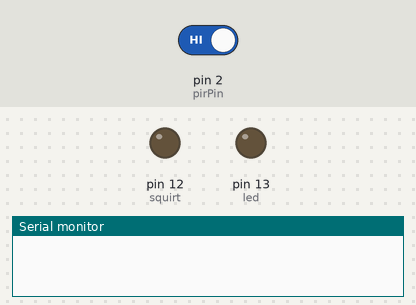
The sketch below on a simulated Arduino Uno, built with avr-gcc and run on an emulated ATmega328P. On the bench: output pins drawn as LEDs (lit = HIGH), the last lines printed to the serial monitor. The inputs (shaded band) are chosen by the test bench; at power-on: pin 2 (pirPin) HIGH.

Above: at 1.2 s.
1.3 s: pin 2 (pirPin) driven LOW
At 1.8 s:
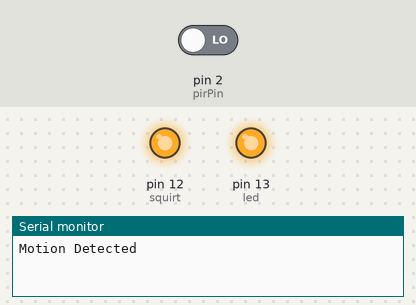
2.8 s: pin 2 (pirPin) driven HIGH
At 5.3 s:
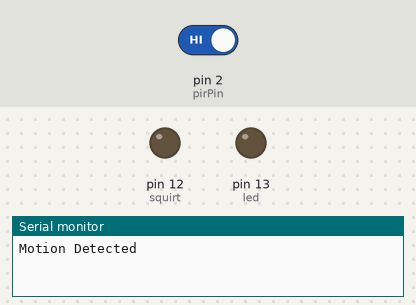
Timing chart, 0 to 6.8 s (numbered marks = the images above; inputs shaded):
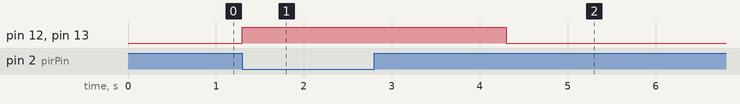

Measured:
- after the input at 1.3 s, pin 12 (squirt), pin 13 (led): LOW → HIGH at once
- after the input at 2.8 s, pin 12 (squirt), pin 13 (led): goes on until 4.3 s, then stays LOW

The sketch:

pir1.ino
```cpp
int pirPin = 2; //digital 2
int led = 13;
int squirt = 12;

void setup(){
 Serial.begin(9600);
 pinMode(squirt, OUTPUT);
 pinMode(pirPin, INPUT);
 pinMode(led, OUTPUT);
 digitalWrite(led, LOW);   // turn the LED off (LOW is the voltage level)
 digitalWrite(squirt, LOW);   // turn the Squirter off (LOW is the voltage level)
}


void loop(){
  int pirVal = digitalRead(pirPin);

  if(pirVal == LOW){ //was motion detected
    Serial.println("Motion Detected");
    digitalWrite(led, HIGH);   // turn the LED on (HIGH is the voltage level)
    digitalWrite(squirt, HIGH);   // turn the Squirter on (HIGH is the voltage level)
    delay(3000);
    digitalWrite(led, LOW);   // turn the LED off (LOW is the voltage level)
    digitalWrite(squirt, LOW);   // turn the Squirter on (HIGH is the voltage level)
    delay(1000);
            // wait for a second
  }
}
```
